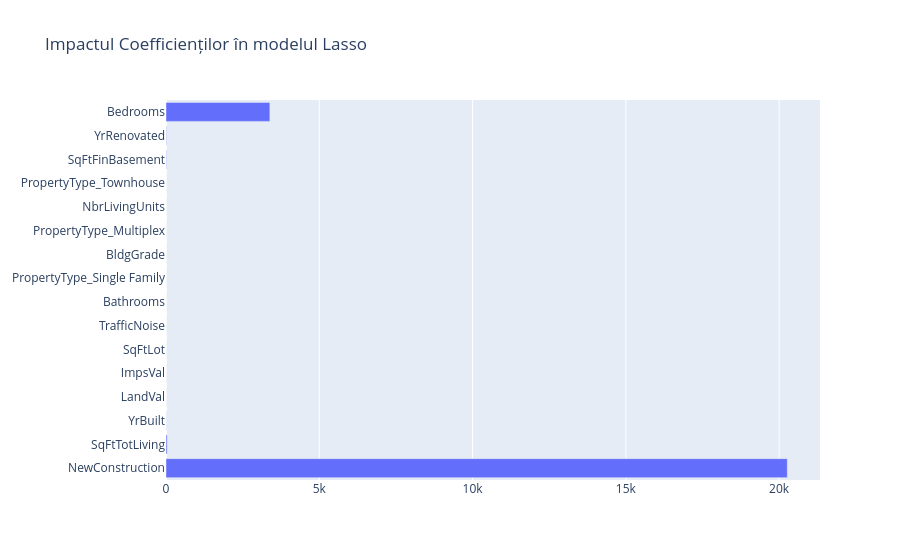

Notebook cell for this chart:
### Code cell
import plotly.graph_objects as go
df_to_plot = df_coef.sort_values(by = 'Importanta', ascending = False)
fig = go.Figure(go.Bar(
            x=df_to_plot.Importanta_val_absoluta,
            y=df_to_plot.Predictor,
            orientation='h'))

fig.update_layout( title = "Impactul Coefficienților în modelul Lasso")
fig.show()

### Figure 1 — Plotly figure (JSON) as saved in the notebook; plotly's stock layout.template omitted (floating-point values rounded to 4 significant figures)
{"data": [{"orientation": "h", "type": "bar", "x": [20270.0, 37.69, 4.185, 0.9412, 0.731, 0.3288, 0.0, 0.0, 0.0, 0.0, 0.0, 0.0, 0.0, 12.4, 12.55, 3388.0], "y": ["NewConstruction", "SqFtTotLiving", "YrBuilt", "LandVal", "ImpsVal", "SqFtLot", "TrafficNoise", "Bathrooms", "PropertyType_Single Family", "BldgGrade", "PropertyType_Multiplex", "NbrLivingUnits", "PropertyType_Townhouse", "SqFtFinBasement", "YrRenovated", "Bedrooms"]}], "layout": {"title": {"text": "Impactul Coefficienților în modelul Lasso"}}}
